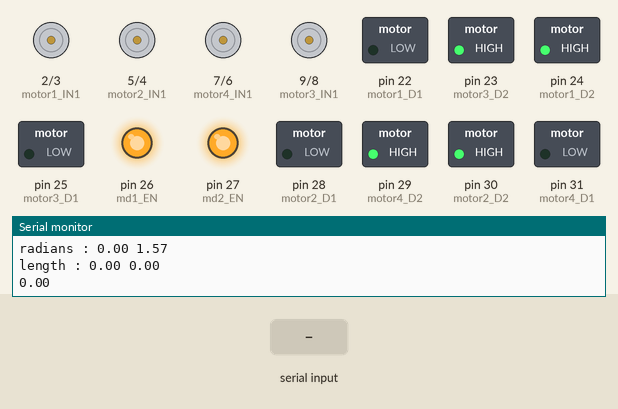
This sketch was run on a simulated Arduino Mega 2560, built with avr-gcc and run on an emulated ATmega2560. On the bench: motor-driver pin pairs drawn as motors (green arrow = first pin HIGH = forward, orange = second pin HIGH = backward, longer = more drive), switched loads named in the sketch (green lamp = pin HIGH), output pins drawn as LEDs (lit = HIGH), the last lines printed to the serial monitor. The inputs (shaded band) are chosen by the test bench.

Above: at 1.2 s.
1.3 s: "<90,45,200>" received over Serial
At 2.6 s:
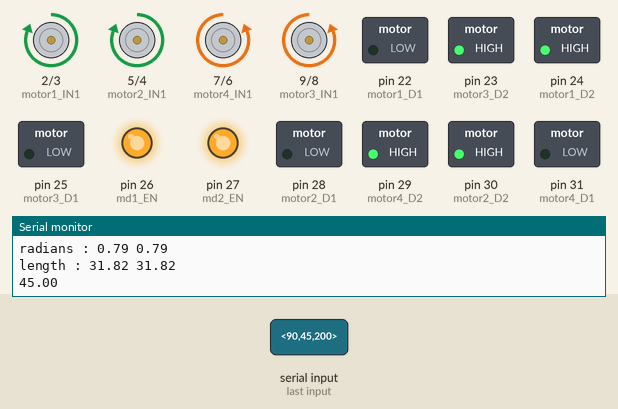
3.5 s: "<200>" received over Serial
At 4.4 s:
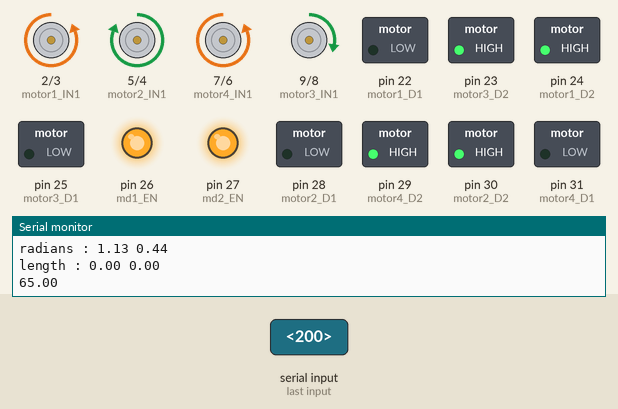
Timing chart, 0 to 6.5 s (numbered marks = the images above; inputs shaded):
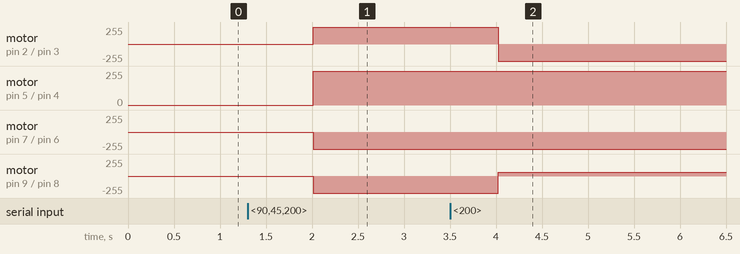

The sketch:

driver.ino
```cpp
#include <math.h>

#define md1_EN 26

#define motor1_IN1 2
#define motor1_IN2 3
#define motor1_D1 22
#define motor1_D2 24

#define motor2_IN1 5
#define motor2_IN2 4
#define motor2_D1 28
#define motor2_D2 30

#define md2_EN 27

#define motor3_IN1 9
#define motor3_IN2 8
#define motor3_D1 25
#define motor3_D2 23

#define motor4_IN1 7
#define motor4_IN2 6
#define motor4_D1 31
#define motor4_D2 29

float normaliseAngle();
float degreesToRadians();
float reduceToNinety();

const byte numChars = 32;
char receivedChars[numChars];
char tempChars[numChars];        // temporary array for use when parsing

      // variables to hold the parsed data

float angle = 0.0;
float length = 0.0;
float rot_angle = 0.0;
float rot_length = 0.0;

boolean newData = false;

int speedVal = 0;
float readVal;

float givenAng = 0;
float radians;
float radiansX;
float radiansY;
float normalAng;
float speedX;
float speedY;

void setup() {
  //setting pinmodes
  pinMode(md1_EN, OUTPUT); pinMode(md2_EN, OUTPUT);//enable pins
  pinMode(motor1_IN2, OUTPUT); pinMode(motor1_IN1, OUTPUT); pinMode(motor1_D2, OUTPUT); pinMode(motor1_D1, OUTPUT); //motor1
  pinMode(motor2_IN2, OUTPUT); pinMode(motor2_IN1, OUTPUT); pinMode(motor2_D2, OUTPUT); pinMode(motor2_D1, OUTPUT); //motor 2
  pinMode(motor3_IN2, OUTPUT); pinMode(motor3_IN1, OUTPUT); pinMode(motor3_D2, OUTPUT); pinMode(motor3_D1, OUTPUT); //motor 3
  pinMode(motor4_IN2, OUTPUT); pinMode(motor4_IN1, OUTPUT); pinMode(motor4_D2, OUTPUT); pinMode(motor4_D1, OUTPUT); //motor 4

  //setting pin status
  digitalWrite(md1_EN, HIGH); digitalWrite(md2_EN, HIGH);//enable pins
  digitalWrite(motor1_D1, LOW); digitalWrite(motor1_D2, HIGH); digitalWrite(motor1_IN1, LOW); digitalWrite(motor1_IN2, LOW); //motor1
  digitalWrite(motor2_D1, LOW); digitalWrite(motor2_D2, HIGH); digitalWrite(motor2_IN1, LOW); digitalWrite(motor2_IN2, LOW);//motor2
  digitalWrite(motor3_D1, LOW); digitalWrite(motor3_D2, HIGH); digitalWrite(motor3_IN1, LOW); digitalWrite(motor3_IN2, LOW);//motor3
  digitalWrite(motor4_D1, LOW); digitalWrite(motor4_D2, HIGH); digitalWrite(motor4_IN1, LOW); digitalWrite(motor4_IN2, LOW);//motor4

  //analogWrite(motor1_IN1, 50);  analogWrite(motor2_IN1, 50);  analogWrite(motor3_IN2, 50);  analogWrite(motor4_IN2, 50);

  Serial.begin(9600);
  Serial.println("Starting...");

}


void loop() {
  //getting angle value
    recvWithStartEndMarkers();
  if (newData == true) {
      strcpy(tempChars, receivedChars);
          // this temporary copy is necessary to protect the original data
          //   because strtok() used in parseData() replaces the commas with \0
      parseData();
      givenAng = angle - 45.0;
      newData = false;
  }
  Serial.println(rot_angle);
    Serial.println(rot_length);

  //processing angle data

  radiansX = degreesToRadians(reduceToNinety(normaliseAngle(givenAng)));
  radiansY = PI/2 - radiansX;
  Serial.print("radians : ");
  Serial.print(radiansX);
  Serial.print(" ");
  Serial.println(radiansY);

  float length1 = abs(length*cos(radiansX));
  float length2 = abs(length*cos(radiansY));
  if(length != 0){
  speedX = map(length1, 0, 10, 0, 100);
  speedY = map(length2, 0, 10, 0, 100); }
  else{
  digitalWrite(motor1_IN1, LOW); digitalWrite(motor1_IN2, LOW); //motor1
  digitalWrite(motor2_IN1, LOW); digitalWrite(motor2_IN2, LOW);//motor2
  digitalWrite(motor3_IN1, LOW); digitalWrite(motor3_IN2, LOW);//motor3
  digitalWrite(motor4_IN1, LOW); digitalWrite(motor4_IN2, LOW);//motor4
  }
  Serial.print("length : ");
  Serial.print(length1);
  Serial.print(" ");
  Serial.println(length2);

  Serial.println(reduceToNinety(normaliseAngle(givenAng)));

  //seperating to quadrants

  if(givenAng>=0 && givenAng<90){ //forward
    digitalWrite(motor1_IN1, HIGH); digitalWrite(motor1_IN2, LOW);
    digitalWrite(motor2_IN1, HIGH); digitalWrite(motor2_IN2, LOW);
    digitalWrite(motor3_IN1, LOW); digitalWrite(motor3_IN2, HIGH);
    digitalWrite(motor4_IN1, LOW); digitalWrite(motor4_IN2, HIGH);
    analogWrite(motor1_IN1, speedX); analogWrite(motor2_IN1, speedY); analogWrite(motor3_IN2, speedX); analogWrite(motor4_IN2, speedY);

  }
  else if(givenAng>=90 && givenAng<180){ //left
    digitalWrite(motor1_IN1, LOW); digitalWrite(motor1_IN2, HIGH);
    digitalWrite(motor2_IN1, HIGH); digitalWrite(motor2_IN2, LOW);
    digitalWrite(motor3_IN1, HIGH); digitalWrite(motor3_IN2, LOW);
    digitalWrite(motor4_IN1, LOW); digitalWrite(motor4_IN2, HIGH);
    analogWrite(motor1_IN2, speedY); analogWrite(motor2_IN1, speedX); analogWrite(motor3_IN1, speedY); analogWrite(motor4_IN2, speedX);
  }
  else if(givenAng>=180 && givenAng<270){ //backward
    digitalWrite(motor1_IN1, LOW); digitalWrite(motor1_IN2, HIGH);
    digitalWrite(motor2_IN1, LOW); digitalWrite(motor2_IN2, HIGH);
    digitalWrite(motor3_IN1, HIGH); digitalWrite(motor3_IN2, LOW);
    digitalWrite(motor4_IN1, HIGH); digitalWrite(motor4_IN2, LOW);
    analogWrite(motor1_IN2, speedX); analogWrite(motor2_IN2, speedY); analogWrite(motor3_IN1, speedX); analogWrite(motor4_IN1, speedY);

  }
  else if(givenAng>=270 && givenAng<360){ //right
    digitalWrite(motor1_IN1, HIGH); digitalWrite(motor1_IN2, LOW);
    digitalWrite(motor2_IN1, LOW); digitalWrite(motor2_IN2, HIGH);
    digitalWrite(motor3_IN1, LOW); digitalWrite(motor3_IN2, HIGH);
    digitalWrite(motor4_IN1, HIGH); digitalWrite(motor4_IN2, LOW);
    analogWrite(motor1_IN1, speedY); analogWrite(motor2_IN2, speedX); analogWrite(motor3_IN2, speedY); analogWrite(motor4_IN1, speedX);
  }

  delay(1000);
}


//functions

float degreesToRadians(float a){
  return (a/180) * PI;
  }

float normaliseAngle(float c){
  while(c<0){
    c += 360;
  }
  while(c>=360){
    c -= 360;
  }
  return c;
}

float reduceToNinety(float d){
  while(d>90){
    d-=90;
  }
  return d;
}

//=================

void recvWithStartEndMarkers() {
    static boolean recvInProgress = false;
    static byte ndx = 0;
    char startMarker = '<';
    char endMarker = '>';
    char rc;

    while (Serial.available() > 0 && newData == false) {
        rc = Serial.read();

        if (recvInProgress == true) {
            if (rc != endMarker) {
                receivedChars[ndx] = rc;
                ndx++;
                if (ndx >= numChars) {
                    ndx = numChars - 1;
                }
            }
            else {
                receivedChars[ndx] = '\0'; // terminate the string
                recvInProgress = false;
                ndx = 0;
                newData = true;
            }
        }

        else if (rc == startMarker) {
            recvInProgress = true;
        }
    }
}

//============

float parseData() {      // split the data into its parts

    char * strtokIndx; // this is used by strtok() as an index

    strtokIndx = strtok(tempChars,",");      // get the first part - the string
    angle = atof(strtokIndx);     // convert this part to a float

    strtokIndx = strtok(NULL, ",");
    length = atof(strtokIndx);     // convert this part to a float

    strtokIndx = strtok(NULL, ",");
    rot_angle = atof(strtokIndx);     // convert this part to a float

    strtokIndx = strtok(NULL, ",");
    rot_length = atof(strtokIndx);     // convert this part to a float

}
```

Measured:
- after the input at 1.3 s, motor on pin 2 (motor1_IN1) / pin 3 (motor1_IN2), motor on pin 5 (motor2_IN1) / pin 4 (motor2_IN2): stopped → forward 255/255 after 0.71 s; motor on pin 7 (motor4_IN1) / pin 6 (motor4_IN2), motor on pin 9 (motor3_IN1) / pin 8 (motor3_IN2): stopped → backward 255/255 after 0.71 s
- after the input at 3.5 s, motor on pin 2 (motor1_IN1) / pin 3 (motor1_IN2): forward 255/255 → backward 255/255 after 0.52 s; motor on pin 9 (motor3_IN1) / pin 8 (motor3_IN2): backward 255/255 → forward 54/255 after 0.52 s
